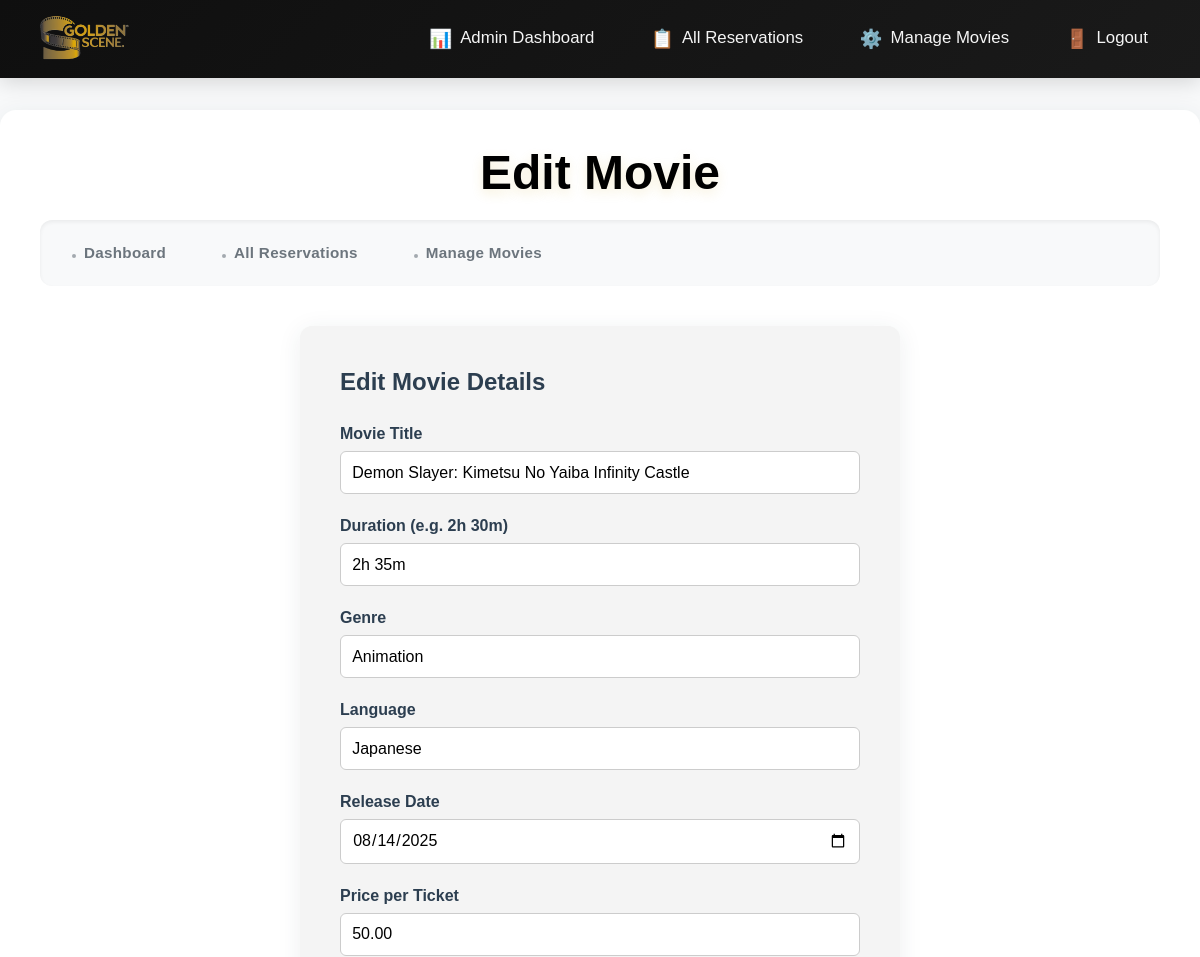
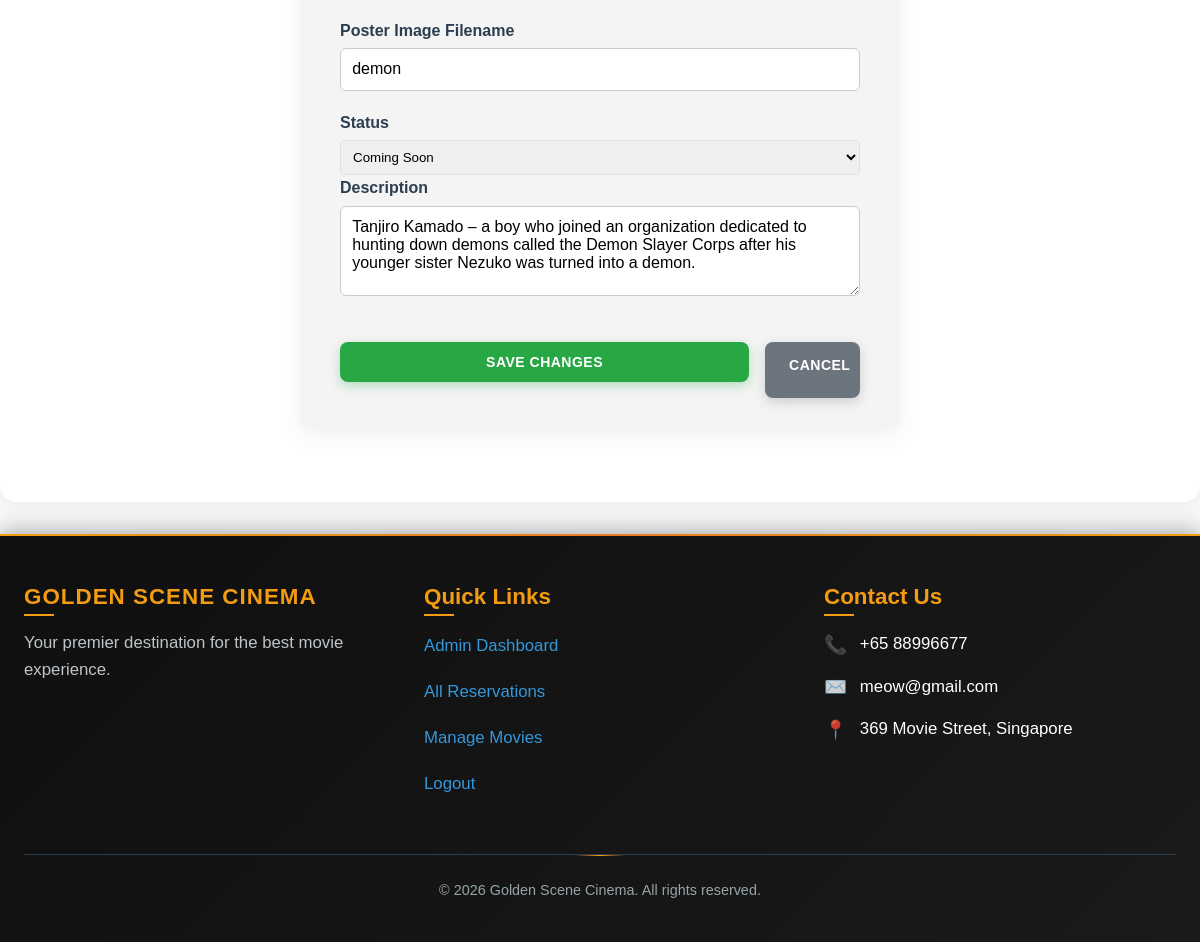
Page /admin_edit_movie.php?id=10 (signed in) on the committed database (2 pictures, top to bottom).
### tables this page shows
CREATE TABLE IF NOT EXISTS `movies` (
  `movie_id` int NOT NULL AUTO_INCREMENT,
  `title` varchar(100) NOT NULL,
  `release_date` date NOT NULL,
  `genre` varchar(50) NOT NULL,
  `language` varchar(50) NOT NULL,
  `running_time` varchar(10) NOT NULL,
  `synopsis` text NOT NULL,
  `price_per_ticket` decimal(5,2) NOT NULL,
  `poster_url` varchar(255) DEFAULT NULL,
  `banner_url` varchar(255) NOT NULL,
  `status` varchar(20) NOT NULL DEFAULT 'now_showing',
  PRIMARY KEY (`movie_id`)
);

### admin_edit_movie.php (the view, shortened to what this page needs)
<?php
require_once 'dbinfo.php';
$movie_id = intval($_GET['id']);
$query = "SELECT * FROM movies WHERE movie_id = $movie_id";
$result = $mysqli->query($query);
$movie = $result->fetch_assoc();
?>
<!DOCTYPE html>
<html lang="en">
<head>
    <link rel="stylesheet" href="css/global.css">
    <link rel="stylesheet" href="css/admin.css">
</head>
<body>
<?php require_once('header.php'); ?>
<main>
    <section class="admin-dashboard-section">
        <h1 class="page-title">Edit Movie</h1>
        <div class="admin-tabs">
            <a href="admin_dashboard.php" class="tab">Dashboard</a>
            <a href="admin_reservations.php" class="tab">All Reservations</a>
            <a href="admin_movies.php" class="tab">Manage Movies</a>
        </div>
        <div class="admin-form-container">
            <h2>Edit Movie Details</h2>
            <form method="post" class="admin-form">
                <label for="title">Movie Title</label>
                <input type="text" id="title" name="title" value="<?php echo htmlspecialchars($movie['title']); ?>" required>
                <label for="running_time">Duration (e.g. 2h 30m)</label>
                <input type="text" id="running_time" name="running_time" value="<?php echo htmlspecialchars($movie['running_time']); ?>" required>
                <label for="genre">Genre</label>
                <input type="text" id="genre" name="genre" value="<?php echo htmlspecialchars($movie['genre']); ?>" required>
                <label for="language">Language</label>
                <input type="text" id="language" name="language" value="<?php echo htmlspecialchars($movie['language']); ?>" required>
                <label for="release_date">Release Date</label>
                <input type="date" id="release_date" name="release_date" value="<?php echo htmlspecialchars($movie['release_date']); ?>" required>
                <label for="price_per_ticket">Price per Ticket</label>
                <input type="number" step="0.01" id="price_per_ticket" name="price_per_ticket" value="<?php echo htmlspecialchars($movie['price_per_ticket']); ?>" required>
                <label for="poster_url">Poster Image Filename</label>
                <input type="text" id="poster_url" name="poster_url" value="<?php echo str_replace('images/', '', htmlspecialchars($movie['poster_url'])); ?>">
                <label for="status">Status</label>
                <select id="status" name="status" required>
                    <option value="coming_soon" <?php if($movie['status']==='coming_soon') echo 'selected'; ?>>Coming Soon</option>
                </select>
                <label for="synopsis">Description</label>
                <textarea id="synopsis" name="synopsis" required><?php echo htmlspecialchars($movie['synopsis']); ?></textarea>
                <div class="form-actions">
                    <button type="submit" class="btn btn-secondary">Save Changes</button>
                    <a href="admin_movies.php" class="btn btn-danger cancel-btn">Cancel</a>
                </div>
            </form>
        </div>
    </section>
</main>
<?php require_once('footer.php'); ?>
</body>
</html>

### css/global.css (style rules this page uses)
* { margin: 0; padding: 0; box-sizing: border-box; }
body { font-family: 'Arial', 'Helvetica', sans-serif; line-height: 1.6; color: #2c3e50; background-color: #f8f9fa; }
h1, h2, h3, h4, h5, h6 { font-weight: 600; line-height: 1.3; margin-bottom: 1rem; }
a { color: #3498db; text-decoration: none; transition: color 0.3s ease; }
label { display: block; margin-bottom: 0.25rem; font-weight: 500; }
input, select, textarea { width: 100%; padding: 0.5rem; border: 1px solid #dee2e6; border-radius: 4px; font-family: 'Arial', 'Helvetica', sans-serif; transition: border-color 0.3s ease; }
.page-title { font-size: 3rem; font-weight: 800; color: black; text-align: center; margin-bottom: 1rem; text-shadow: 0 4px 12px rgba(212, 175, 55, 0.2); }

### css/admin.css (style rules this page uses)
.admin-dashboard-section, .admin-reservations-section { max-width: 1200px; margin: 2rem auto; background: #fff; border-radius: 16px; box-shadow: 0 4px 24px rgba(44,62,80,0.08); padding: 2rem 2.5rem; }
.admin-tabs { display: flex; gap: 0.5rem; margin-bottom: 2rem; background: #f8f9fa; padding: 0.5rem; border-radius: 12px; box-shadow: inset 0 2px 4px rgba(0,0,0,0.06); }
.admin-tabs .tab, .admin-tabs a.tab { background: transparent; border: none; border-radius: 8px; padding: 0.8rem 1.5rem; font-weight: 600; color: #6c757d; cursor: pointer; text-decoration: none; transition: all 0.3s ease; position: relative; overflow: hidden; font-size: 0.95rem; letter-spacing: 0.3px; }
.admin-tabs .tab::before, .admin-tabs a.tab::before { content: ''; display: inline-block; width: 4px; height: 4px; background: currentColor; border-radius: 50%; margin-right: 8px; opacity: 0.6; transition: all 0.3s ease; }
.btn.btn-secondary { display: block; width: 100%; margin-bottom: 1rem; }
.cancel-btn { padding: 8px 16px; font-size: 12px; }
.admin-form-container { max-width: 600px; margin: 2.5rem auto; background: #f4f4f4; border-radius: 12px; padding: 2.5rem 2.5rem 2rem 2.5rem; box-shadow: 0 4px 24px rgba(44,62,80,0.08); }
.admin-form-container h2 { margin-bottom: 1.5rem; }
.admin-form label { font-weight: 600; margin-bottom: 0.3rem; display: block; }
.admin-form input, .admin-form textarea { width: 100%; padding: 0.7rem; margin-bottom: 1.2rem; border-radius: 6px; border: 1px solid #ccc; font-size: 1rem; }
.admin-form textarea { min-height: 90px; resize: vertical; }
.admin-form .form-actions { display: flex; gap: 1rem; justify-content: flex-end; margin-top: 1.2rem; }
.admin-form .btn.btn-secondary { background: #28a745; color: #ffffff; border: none; border-radius: 8px; font-weight: 600; font-size: 14px; padding: 12px 24px; box-shadow: 0 4px 12px rgba(40, 167, 69, 0.3); text-transform: uppercase; letter-spacing: 0.5px; transition: all 0.3s ease; cursor: pointer; }
.admin-form .btn.cancel-btn { background: #6c757d; color: #ffffff; border: none; font-weight: 600; font-size: 14px; padding: 12px 24px; border-radius: 8px; box-shadow: 0 4px 12px rgba(108, 117, 125, 0.3); text-transform: uppercase; letter-spacing: 0.5px; transition: all 0.3s ease; }

### css/auth.css (style rules this page uses)
.btn { display: inline-block; padding: 14px 28px; border: none; border-radius: 25px; font-size: 14px; font-weight: 600; cursor: pointer; transition: all 0.3s cubic-bezier(0.4, 0, 0.2, 1); text-transform: uppercase; letter-spacing: 0.8px; position: relative; overflow: hidden; text-decoration: none; }
.btn-secondary { background: linear-gradient(135deg, #6c757d 0%, #495057 100%); color: #ffffff; box-shadow: 0 8px 25px rgba(108, 117, 125, 0.4); }
.btn-secondary::before { content: ''; position: absolute; top: 0; left: -100%; width: 100%; height: 100%; background: linear-gradient(90deg, transparent, rgba(255, 255, 255, 0.3), transparent); transition: left 0.5s; }
.btn-danger { background: linear-gradient(135deg, #dc3545 0%, #c82333 100%); color: #ffffff; box-shadow: 0 8px 25px rgba(220, 53, 69, 0.4); }
.btn-danger::before { content: ''; position: absolute; top: 0; left: -100%; width: 100%; height: 100%; background: linear-gradient(90deg, transparent, rgba(255, 255, 255, 0.3), transparent); transition: left 0.5s; }

### rows in the picture
movies: title "Demon Slayer: Kimetsu No Yaiba Infinity Castle", running_time "2h 35m", genre "Animation", language "Japanese", release_date "08/14/2025", price_per_ticket "50.00", poster_url "demon", status "Coming Soon", synopsis "Tanjiro Kamado – a boy who joined an organization dedicated to hunting down demons called the Demon Slayer Corps after his younger sister Nezuko was turned into a demon."
